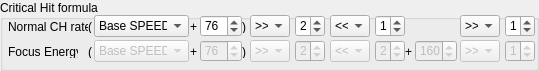
     <widget class="QGroupBox" name="groupBox_CH_formula">
      <property name="geometry">
       <rect>
        <x>4</x>
        <y>435</y>
        <width>539</width>
        <height>71</height>
       </rect>
      </property>
      <property name="title">
       <string>Critical Hit formula</string>
      </property>
      <widget class="QComboBox" name="comboBox_CH_formula_BaseStat">
       <property name="geometry">
        <rect>
         <x>94</x>
         <y>15</y>
         <width>95</width>
         <height>22</height>
        </rect>
       </property>
       <property name="currentIndex">
        <number>3</number>
       </property>
       <item>
        <property name="text">
         <string>Base HP</string>
        </property>
       </item>
       <item>
        <property name="text">
         <string>Base ATTACK</string>
        </property>
       </item>
       <item>
        <property name="text">
         <string>Base DEFENSE</string>
        </property>
       </item>
       <item>
        <property name="text">
         <string>Base SPEED</string>
        </property>
       </item>
       <item>
        <property name="text">
         <string>Base SPECIAL</string>
        </property>
       </item>
      </widget>
      <widget class="QLabel" name="label_CH_formula_add">
       <property name="geometry">
        <rect>
         <x>190</x>
         <y>20</y>
         <width>13</width>
         <height>13</height>
        </rect>
       </property>
       <property name="text">
        <string>+</string>
       </property>
      </widget>
      <widget class="QLabel" name="label_CH_formula_parenth_1">
       <property name="geometry">
        <rect>
         <x>88</x>
         <y>20</y>
         <width>8</width>
         <height>13</height>
        </rect>
       </property>
       <property name="text">
        <string>(</string>
       </property>
      </widget>
      <widget class="QSpinBox" name="spinBox_CH_formula_add">
       <property name="geometry">
        <rect>
         <x>200</x>
         <y>15</y>
         <width>42</width>
         <height>22</height>
        </rect>
       </property>
       <property name="maximum">
        <number>255</number>
       </property>
       <property name="value">
        <number>76</number>
       </property>
      </widget>
      <widget class="QLabel" name="label_CH_formula_parenth_2">
       <property name="geometry">
        <rect>
         <x>242</x>
         <y>20</y>
         <width>8</width>
         <height>13</height>
        </rect>
       </property>
       <property name="text">
        <string>)</string>
       </property>
      </widget>
      <widget class="QComboBox" name="comboBox_CH_formula_shift_1">
       <property name="geometry">
        <rect>
         <x>250</x>
         <y>15</y>
         <width>40</width>
         <height>22</height>
        </rect>
       </property>
       <property name="currentIndex">
        <number>0</number>
       </property>
       <item>
        <property name="text">
         <string>&gt;&gt;</string>
        </property>
       </item>
       <item>
        <property name="text">
         <string>&lt;&lt;</string>
        </property>
       </item>
      </widget>
      <widget class="QSpinBox" name="spinBox_CH_formula_shiftvalue_1">
       <property name="geometry">
        <rect>
         <x>295</x>
         <y>15</y>
         <width>30</width>
         <height>22</height>
        </rect>
       </property>
       <property name="maximum">
        <number>8</number>
       </property>
       <property name="value">
        <number>2</number>
       </property>
      </widget>
      <widget class="QComboBox" name="comboBox_CH_formula_shift_2">
       <property name="geometry">
        <rect>
         <x>330</x>
         <y>15</y>
         <width>40</width>
         <height>22</height>
        </rect>
       </property>
       <property name="currentIndex">
        <number>1</number>
       </property>
       <item>
        <property name="text">
         <string>&gt;&gt;</string>
        </property>
       </item>
       <item>
        <property name="text">
         <string>&lt;&lt;</string>
        </property>
       </item>
      </widget>
      <widget class="QSpinBox" name="spinBox_CH_formula_shiftvalue_2">
       <property name="geometry">
        <rect>
         <x>375</x>
         <y>15</y>
         <width>30</width>
         <height>22</height>
        </rect>
       </property>
       <property name="maximum">
        <number>8</number>
       </property>
       <property name="value">
        <number>1</number>
       </property>
      </widget>
      <widget class="QSpinBox" name="spinBox_CH_formula_shiftvalue_3">
       <property name="geometry">
        <rect>
         <x>505</x>
         <y>15</y>
         <width>30</width>
         <height>22</height>
        </rect>
       </property>
       <property name="maximum">
        <number>8</number>
       </property>
       <property name="value">
        <number>1</number>
       </property>
      </widget>
      <widget class="QComboBox" name="comboBox_CH_formula_shift_3">
       <property name="geometry">
        <rect>
         <x>460</x>
         <y>15</y>
         <width>40</width>
         <height>22</height>
        </rect>
       </property>
       <property name="currentIndex">
        <number>0</number>
       </property>
       <item>
        <property name="text">
         <string>&gt;&gt;</string>
        </property>
       </item>
       <item>
        <property name="text">
         <string>&lt;&lt;</string>
        </property>
       </item>
      </widget>
      <widget class="QLabel" name="label_FE_CH_formula">
       <property name="geometry">
        <rect>
         <x>8</x>
         <y>45</y>
         <width>70</width>
         <height>13</height>
        </rect>
       </property>
       <property name="text">
        <string>Focus Energy:</string>
       </property>
      </widget>
      <widget class="QLabel" name="label_CH_formula">
       <property name="geometry">
        <rect>
         <x>8</x>
         <y>20</y>
         <width>80</width>
         <height>13</height>
        </rect>
       </property>
       <property name="text">
        <string>Normal CH rate:</string>
       </property>
      </widget>
      <widget class="QLabel" name="label_CH_formula_parenth_3">
       <property name="geometry">
        <rect>
         <x>88</x>
         <y>45</y>
         <width>8</width>
         <height>13</height>
        </rect>
       </property>
       <property name="text">
        <string>(</string>
       </property>
      </widget>
      <widget class="QSpinBox" name="spinBox_FE_CH_formula_shiftvalue_1">
       <property name="enabled">
        <bool>false</bool>
       </property>
       <property name="geometry">
        <rect>
         <x>295</x>
         <y>40</y>
         <width>30</width>
         <height>22</height>
        </rect>
       </property>
       <property name="maximum">
        <number>8</number>
       </property>
       <property name="value">
        <number>2</number>
       </property>
      </widget>
      <widget class="QComboBox" name="comboBox_FE_CH_formula_shift_1">
       <property name="enabled">
        <bool>false</bool>
       </property>
       <property name="geometry">
        <rect>
         <x>250</x>
         <y>40</y>
         <width>40</width>
         <height>22</height>
        </rect>
       </property>
       <property name="currentIndex">
        <number>0</number>
       </property>
       <item>
        <property name="text">
         <string>&gt;&gt;</string>
        </property>
       </item>
       <item>
        <property name="text">
         <string>&lt;&lt;</string>
        </property>
       </item>
      </widget>
      <widget class="QLabel" name="label_CH_formula_parenth_4">
       <property name="geometry">
        <rect>
         <x>242</x>
         <y>45</y>
         <width>8</width>
         <height>13</height>
        </rect>
       </property>
       <property name="text">
        <string>)</string>
       </property>
      </widget>
      <widget class="QComboBox" name="comboBox_FE_CH_formula_BaseStat">
       <property name="enabled">
        <bool>false</bool>
       </property>
       <property name="geometry">
        <rect>
         <x>94</x>
         <y>40</y>
         <width>95</width>
         <height>22</height>
        </rect>
       </property>
       <property name="currentIndex">
        <number>3</number>
       </property>
       <item>
        <property name="text">
         <string>Base HP</string>
        </property>
       </item>
       <item>
        <property name="text">
         <string>Base ATTACK</string>
        </property>
       </item>
       <item>
        <property name="text">
         <string>Base DEFENSE</string>
        </property>
       </item>
       <item>
        <property name="text">
         <string>Base SPEED</string>
        </property>
       </item>
       <item>
        <property name="text">
         <string>Base SPECIAL</string>
        </property>
       </item>
      </widget>
      <widget class="QLabel" name="label_FE_CH_formula_add_1">
       <property name="geometry">
        <rect>
         <x>190</x>
         <y>45</y>
         <width>13</width>
         <height>13</height>
        </rect>
       </property>
       <property name="text">
        <string>+</string>
       </property>
      </widget>
      <widget class="QSpinBox" name="spinBox_FE_CH_formula_add_1">
       <property name="enabled">
        <bool>false</bool>
       </property>
       <property name="geometry">
        <rect>
         <x>200</x>
         <y>40</y>
         <width>42</width>
         <height>22</height>
        </rect>
       </property>
       <property name="maximum">
        <number>255</number>
       </property>
       <property name="value">
        <number>76</number>
       </property>
      </widget>
      <widget class="QComboBox" name="comboBox_FE_CH_formula_shift_2">
       <property name="enabled">
        <bool>false</bool>
       </property>
       <property name="geometry">
        <rect>
         <x>330</x>
         <y>40</y>
         <width>40</width>
         <height>22</height>
        </rect>
       </property>
       <property name="currentIndex">
        <number>1</number>
       </property>
       <item>
        <property name="text">
         <string>&gt;&gt;</string>
        </property>
       </item>
       <item>
        <property name="text">
         <string>&lt;&lt;</string>
        </property>
       </item>
      </widget>
      <widget class="QSpinBox" name="spinBox_FE_CH_formula_shiftvalue_2">
       <property name="enabled">
        <bool>false</bool>
       </property>
       <property name="geometry">
        <rect>
         <x>375</x>
         <y>40</y>
         <width>30</width>
         <height>22</height>
        </rect>
       </property>
       <property name="maximum">
        <number>8</number>
       </property>
       <property name="value">
        <number>2</number>
       </property>
      </widget>
      <widget class="QLabel" name="label_FE_CH_formula_add_2">
       <property name="geometry">
        <rect>
         <x>405</x>
         <y>45</y>
         <width>13</width>
         <height>13</height>
        </rect>
       </property>
       <property name="text">
        <string>+</string>
       </property>
      </widget>
      <widget class="QSpinBox" name="spinBox_FE_CH_formula_add_2">
       <property name="enabled">
        <bool>false</bool>
       </property>
       <property name="geometry">
        <rect>
         <x>415</x>
         <y>40</y>
         <width>42</width>
         <height>22</height>
        </rect>
       </property>
       <property name="maximum">
        <number>255</number>
       </property>
       <property name="value">
        <number>160</number>
       </property>
      </widget>
      <widget class="QComboBox" name="comboBox_FE_CH_formula_shift_3">
       <property name="enabled">
        <bool>false</bool>
       </property>
       <property name="geometry">
        <rect>
         <x>460</x>
         <y>40</y>
         <width>40</width>
         <height>22</height>
        </rect>
       </property>
       <property name="currentIndex">
        <number>0</number>
       </property>
       <item>
        <property name="text">
         <string>&gt;&gt;</string>
        </property>
       </item>
       <item>
        <property name="text">
         <string>&lt;&lt;</string>
        </property>
       </item>
      </widget>
      <widget class="QSpinBox" name="spinBox_FE_CH_formula_shiftvalue_3">
       <property name="enabled">
        <bool>false</bool>
       </property>
       <property name="geometry">
        <rect>
         <x>505</x>
         <y>40</y>
         <width>30</width>
         <height>22</height>
        </rect>
       </property>
       <property name="maximum">
        <number>8</number>
       </property>
       <property name="value">
        <number>1</number>
       </property>
      </widget>
     </widget>
